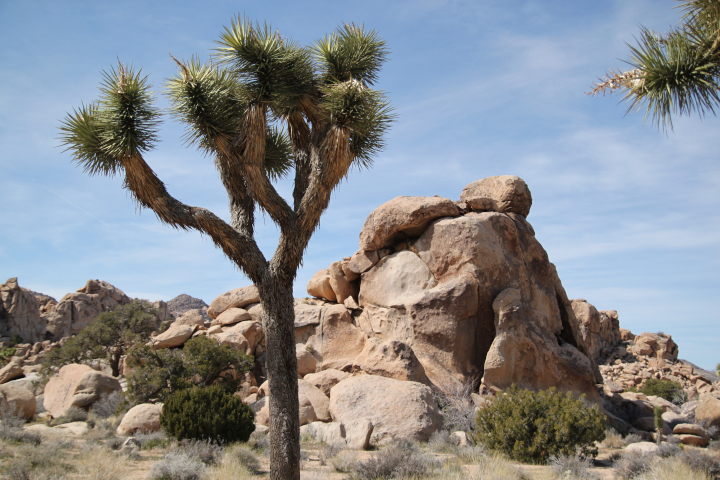
#> input picture Chap04/nature.jpg, 720 x 480 px
$ python histogram.py --image nature.jpg --histogram_type 5
#> lines starting #> are read from the running program, lines starting #| are printed output that depends on the picture
# 필요한 패키지를 import함
from __future__ import print_function
import argparse
import cv2
from matplotlib import pyplot as plt

def histogram(img):

	# 결과 히스토그램을 저장할 리스트
	hist = []

	if len(img.shape) == 2:
		hist.append(cv2.calcHist([img], [0], None, [256], [0, 256]))

	else:
		hist.append(cv2.calcHist([img], [0], None, [256], [0, 256]))
		hist.append(cv2.calcHist([img], [1], None, [256], [0, 256]))
		hist.append(cv2.calcHist([img], [2], None, [256], [0, 256]))

	# 결과 히스토그램 반환
	return hist

if __name__ == '__main__' :
	# 명령행 인자 처리
	ap = argparse.ArgumentParser()
	ap.add_argument('-i', '--image', required = True, \
			help = 'Path to the input image')
	ap.add_argument('-t', '--histogram_type', \
			type = int, required = True, \
			help = 'histogram type(1: grayscale, 3: color')
	args = vars(ap.parse_args())

	filename = args['image']
	histogram_type = args['histogram_type']

	# OpenCV를 사용하여 영상 데이터 로딩
	image = cv2.imread(filename)
#> image is the input picture: shape (480, 720, 3); mean B, G, R 141.6, 137.5, 134.4

	if histogram_type == 1:
		# Grayscale 영상으로 변환
		image = cv2.cvtColor(image, cv2.COLOR_BGR2GRAY)

	# 히스토그램 계산
	hist = histogram(image)
#> hist = 3 items

	# 히스토그램 출력
	if len(hist) == 1:
		plt.subplot(1, 2, 1), plt.imshow(image, 'gray')
		plt.title('image'), plt.xticks([]), plt.yticks([])
		plt.subplot(1, 2, 2), plt.plot(hist[0])
		plt.title('histogram'), plt.xlim([0,256])
	else:
		color = ('b', 'g', 'r')
		image = cv2.cvtColor(image, cv2.COLOR_BGR2RGB)
		plt.subplot(1, 2, 1), plt.imshow(image)
		plt.title('image'), plt.xticks([]), plt.yticks([])
		for n, col in enumerate(color):
		    plt.subplot(1, 2, 2)
		    plt.plot(hist[n], color = col)
		plt.title('histogram'), plt.xlim([0,256])
	plt.show()
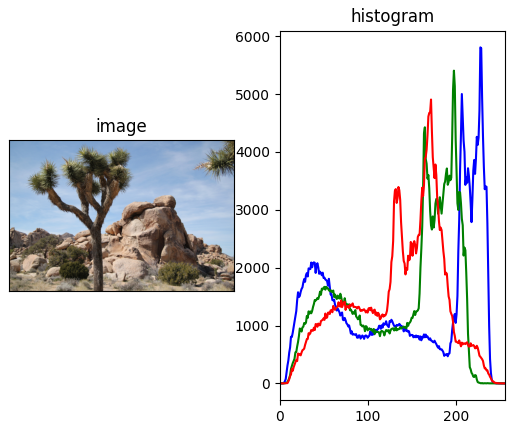
#> figure drawn by matplotlib, 2 panels; panel 2: curve peaks at x = 228, y = 5808; panel 2: curve peaks at x = 198, y = 5406; panel 2: curve peaks at x = 172, y = 4907
